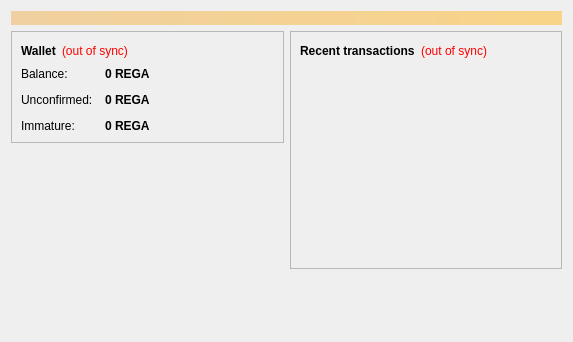
<?xml version="1.0" encoding="UTF-8"?>
<ui version="4.0">
 <class>OverviewPage</class>
 <widget class="QWidget" name="OverviewPage">
  <property name="geometry">
   <rect>
    <x>0</x>
    <y>0</y>
    <width>573</width>
    <height>342</height>
   </rect>
  </property>
  <property name="windowTitle">
   <string>Form</string>
  </property>
  <layout class="QVBoxLayout" name="topLayout">
   <item>
    <widget class="QLabel" name="labelAlerts">
     <property name="visible">
      <bool>false</bool>
     </property>
     <property name="styleSheet">
      <string notr="true">background-color: qlineargradient(x1: 0, y1: 0, x2: 1, y2: 0, stop:0 #F0D0A0, stop:1 #F8D488); color:#000000;</string>
     </property>
     <property name="wordWrap">
      <bool>true</bool>
     </property>
     <property name="margin">
      <number>3</number>
     </property>
    </widget>
   </item>
   <item>
    <layout class="QHBoxLayout" name="horizontalLayout" stretch="1,1">
     <item>
      <layout class="QVBoxLayout" name="verticalLayout_2">
       <item>
        <widget class="QFrame" name="frame">
         <property name="frameShape">
          <enum>QFrame::StyledPanel</enum>
         </property>
         <property name="frameShadow">
          <enum>QFrame::Raised</enum>
         </property>
         <layout class="QVBoxLayout" name="verticalLayout_4">
          <item>
           <layout class="QHBoxLayout" name="horizontalLayout_4">
            <item>
             <widget class="QLabel" name="label_5">
              <property name="font">
               <font>
                <weight>75</weight>
                <bold>true</bold>
               </font>
              </property>
              <property name="text">
               <string>Wallet</string>
              </property>
             </widget>
            </item>
            <item>
             <widget class="QLabel" name="labelWalletStatus">
              <property name="toolTip">
               <string>The displayed information may be out of date. Your wallet automatically synchronizes with the REGA network after a connection is established, but this process has not completed yet.</string>
              </property>
              <property name="styleSheet">
               <string notr="true">QLabel { color: red; }</string>
              </property>
              <property name="text">
               <string notr="true">(out of sync)</string>
              </property>
              <property name="alignment">
               <set>Qt::AlignLeading|Qt::AlignLeft|Qt::AlignVCenter</set>
              </property>
             </widget>
            </item>
            <item>
             <spacer name="horizontalSpacer_2">
              <property name="orientation">
               <enum>Qt::Horizontal</enum>
              </property>
              <property name="sizeHint" stdset="0">
               <size>
                <width>40</width>
                <height>20</height>
               </size>
              </property>
             </spacer>
            </item>
           </layout>
          </item>
          <item>
           <layout class="QFormLayout" name="formLayout_2">
            <property name="fieldGrowthPolicy">
             <enum>QFormLayout::AllNonFixedFieldsGrow</enum>
            </property>
            <property name="horizontalSpacing">
             <number>12</number>
            </property>
            <property name="verticalSpacing">
             <number>12</number>
            </property>
            <item row="0" column="0">
             <widget class="QLabel" name="label">
              <property name="text">
               <string>Balance:</string>
              </property>
             </widget>
            </item>
            <item row="0" column="1">
             <widget class="QLabel" name="labelBalance">
              <property name="font">
               <font>
                <weight>75</weight>
                <bold>true</bold>
               </font>
              </property>
              <property name="cursor">
               <cursorShape>IBeamCursor</cursorShape>
              </property>
              <property name="toolTip">
               <string>Your current balance</string>
              </property>
              <property name="text">
               <string notr="true">0 REGA</string>
              </property>
              <property name="textInteractionFlags">
               <set>Qt::LinksAccessibleByMouse|Qt::TextSelectableByKeyboard|Qt::TextSelectableByMouse</set>
              </property>
             </widget>
            </item>
            <item row="1" column="0">
             <widget class="QLabel" name="label_3">
              <property name="text">
               <string>Unconfirmed:</string>
              </property>
             </widget>
            </item>
            <item row="1" column="1">
             <widget class="QLabel" name="labelUnconfirmed">
              <property name="font">
               <font>
                <weight>75</weight>
                <bold>true</bold>
               </font>
              </property>
              <property name="cursor">
               <cursorShape>IBeamCursor</cursorShape>
              </property>
              <property name="toolTip">
               <string>Total of transactions that have yet to be confirmed, and do not yet count toward the current balance</string>
              </property>
              <property name="text">
               <string notr="true">0 REGA</string>
              </property>
              <property name="textInteractionFlags">
               <set>Qt::LinksAccessibleByMouse|Qt::TextSelectableByKeyboard|Qt::TextSelectableByMouse</set>
              </property>
             </widget>
            </item>
            <item row="2" column="0">
             <widget class="QLabel" name="labelImmatureText">
              <property name="text">
               <string>Immature:</string>
              </property>
             </widget>
            </item>
            <item row="2" column="1">
             <widget class="QLabel" name="labelImmature">
              <property name="font">
               <font>
                <weight>75</weight>
                <bold>true</bold>
               </font>
              </property>
              <property name="toolTip">
               <string>Mined balance that has not yet matured</string>
              </property>
              <property name="text">
               <string notr="true">0 REGA</string>
              </property>
              <property name="textInteractionFlags">
               <set>Qt::LinksAccessibleByMouse|Qt::TextSelectableByKeyboard|Qt::TextSelectableByMouse</set>
              </property>
             </widget>
            </item>
           </layout>
          </item>
         </layout>
        </widget>
       </item>
       <item>
        <spacer name="verticalSpacer">
         <property name="orientation">
          <enum>Qt::Vertical</enum>
         </property>
         <property name="sizeHint" stdset="0">
          <size>
           <width>20</width>
           <height>40</height>
          </size>
         </property>
        </spacer>
       </item>
        <item>
         <widget class="QLabel" name="label_wallet_bgcoin">
          <property name="text">
           <string/>
          </property>
          <property name="pixmap">
           <pixmap resource="../bitcoin.qrc">:/images/wallet_bgcoin</pixmap>
          </property>
          <property name="scaledContents">
           <bool>false</bool>
          </property>
          <property name="alignment">
           <set>Qt::AlignCenter</set>
          </property>
          <property name="margin">
           <number>-2</number>
          </property>
         </widget>
        </item>
        <item>
         <widget class="QLabel" name="label_6">
          <property name="text">
           <string/>
          </property>
         </widget>
        </item>
      </layout>
     </item>
     <item>
      <layout class="QVBoxLayout" name="verticalLayout_3">
       <item>
        <widget class="QFrame" name="frame_2">
         <property name="frameShape">
          <enum>QFrame::StyledPanel</enum>
         </property>
         <property name="frameShadow">
          <enum>QFrame::Raised</enum>
         </property>
         <layout class="QVBoxLayout" name="verticalLayout">
          <item>
           <layout class="QHBoxLayout" name="horizontalLayout_2">
            <item>
             <widget class="QLabel" name="label_4">
              <property name="text">
               <string>&lt;b&gt;Recent transactions&lt;/b&gt;</string>
              </property>
             </widget>
            </item>
            <item>
             <widget class="QLabel" name="labelTransactionsStatus">
              <property name="toolTip">
               <string>The displayed information may be out of date. Your wallet automatically synchronizes with the REGA network after a connection is established, but this process has not completed yet.</string>
              </property>
              <property name="styleSheet">
               <string notr="true">QLabel { color: red; }</string>
              </property>
              <property name="text">
               <string notr="true">(out of sync)</string>
              </property>
              <property name="alignment">
               <set>Qt::AlignRight|Qt::AlignTrailing|Qt::AlignVCenter</set>
              </property>
             </widget>
            </item>
            <item>
             <spacer name="horizontalSpacer">
              <property name="orientation">
               <enum>Qt::Horizontal</enum>
              </property>
              <property name="sizeHint" stdset="0">
               <size>
                <width>40</width>
                <height>20</height>
               </size>
              </property>
             </spacer>
            </item>
           </layout>
          </item>
          <item>
           <widget class="QListView" name="listTransactions">
            <property name="styleSheet">
             <string notr="true">QListView { background: transparent; }</string>
            </property>
            <property name="frameShape">
             <enum>QFrame::NoFrame</enum>
            </property>
            <property name="verticalScrollBarPolicy">
             <enum>Qt::ScrollBarAlwaysOff</enum>
            </property>
            <property name="horizontalScrollBarPolicy">
             <enum>Qt::ScrollBarAlwaysOff</enum>
            </property>
            <property name="selectionMode">
             <enum>QAbstractItemView::NoSelection</enum>
            </property>
           </widget>
          </item>
         </layout>
        </widget>
       </item>
       <item>
        <spacer name="verticalSpacer_2">
         <property name="orientation">
          <enum>Qt::Vertical</enum>
         </property>
         <property name="sizeHint" stdset="0">
          <size>
           <width>20</width>
           <height>40</height>
          </size>
         </property>
        </spacer>
       </item>
      </layout>
     </item>
    </layout>
   </item>
  </layout>
 </widget>
 <resources/>
 <connections/>
</ui>
